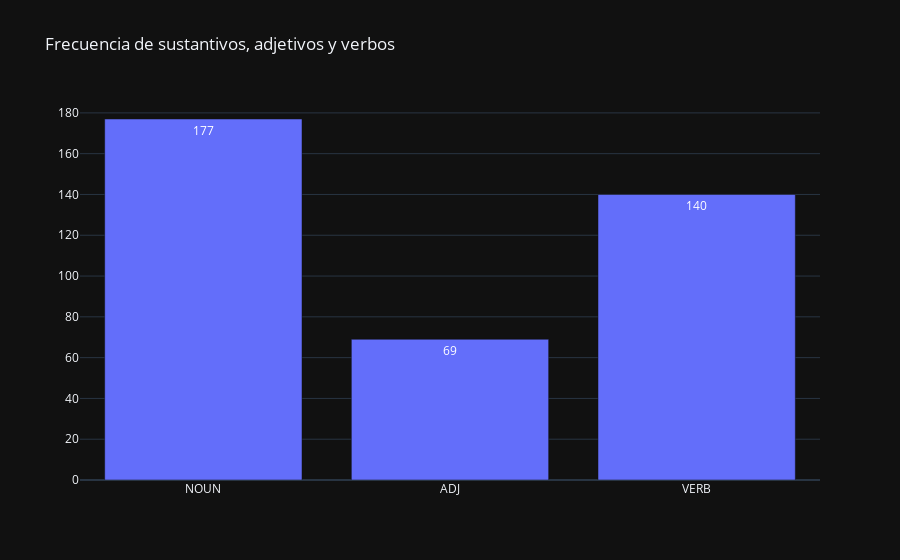

Notebook source saved alongside this figure:
### Code cell
fig = go.Figure()

fig.add_trace(go.Bar(
    x=['NOUN', 'ADJ', 'VERB'], 
    y=[pos_dict['NOUN'], pos_dict['ADJ'], pos_dict['VERB']],
    text=[pos_dict['NOUN'], pos_dict['ADJ'], pos_dict['VERB']], 
    textposition='auto'
))

fig.update_layout(
    title_text="Frecuencia de sustantivos, adjetivos y verbos",
    template='plotly_dark'
)

fig.show()

### Figure 1 — Plotly figure (JSON) as saved in the notebook; plotly's stock layout.template omitted (floating-point values rounded to 4 significant figures)
{"data": [{"text": ["177", "69", "140"], "textposition": "auto", "type": "bar", "x": ["NOUN", "ADJ", "VERB"], "y": [177, 69, 140]}], "layout": {"title": {"text": "Frecuencia de sustantivos, adjetivos y verbos"}}}
